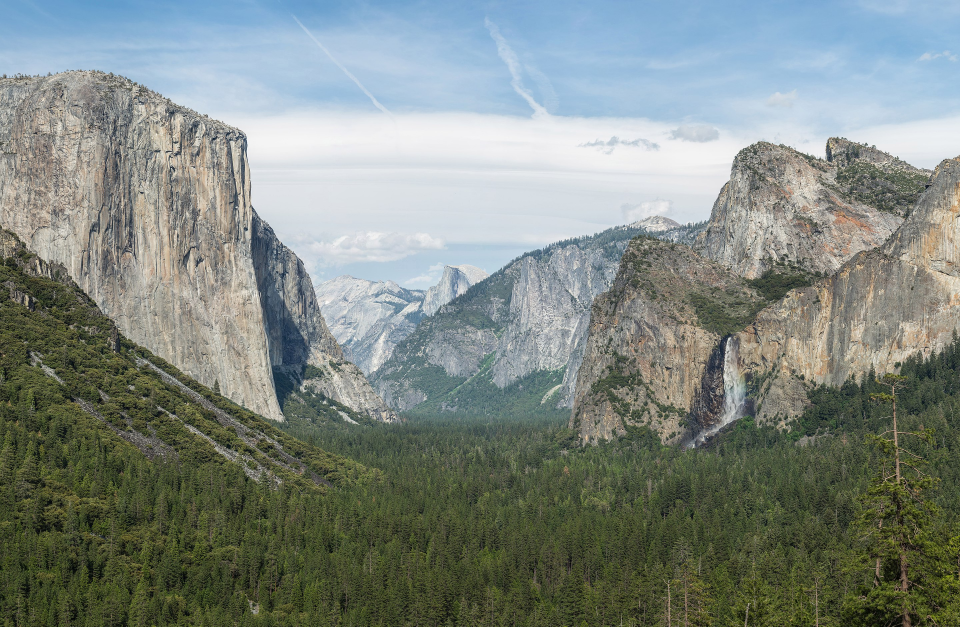
#> input picture nbs/Yosemite_NP_M.jpg, 2880 x 1880 px (shown at 1/3 size)
$ jupyter execute 00_trajectory.ipynb   (shell and % lines are left out)
#> lines starting #> are read from the running program, lines starting #| are printed output that depends on the picture
[cell 1]
# default_exp trajectory
# default_cls_lvl 3

# Trajectory Functions

> load and image and create a generator of a random walk trajectory ....

[cell 2]
# hide

[cell 3]
# hide
# export
import matplotlib.pyplot as plt
import cv2
import PIL
import numpy as np

[cell 4]
from nbdev.showdoc import *

## Basic functions

[cell 5]
# export
def show_img(im, figsize=None, ax=None, alpha=None):
    ' Show a numpy image '
    if not ax: fig, ax = plt.subplots(figsize=figsize)
    ax.imshow(im, alpha=alpha)
    ax.set_axis_off()
    return ax

[cell 6]
#export
def sliceImage(img, size, pos):
    "Take a small rectangular slice of a larger image `img`"

    sz0 = size[0] // 2
    sz1 = size[1] // 2

    pos[0] = min(pos[0], img.shape[0] - sz0)
    pos[0] = max(pos[0], 0 + sz0)
    pos[1] = min(pos[1], img.shape[1] - sz1)
    pos[1] = max(pos[1], 0 + sz1)

    b0 = pos[0] - sz0
    e0 = pos[0] + sz0
    b1 = pos[1] - sz1
    e1 = pos[1] + sz1

    # sl = img[b0:e0, b1:e1, :]
    sl = img[b0:e0, b1:e1]
    return sl, pos

the other args are the`size` and `pos`ition of the slice. If the position overlaps an edge the center is adjusted.
The slice anf actual position are returned,

[cell 7]
#export
def rotate(image, angle, center=None, scale=1.0):
    "Rotate an image, about center and optionally scale"
    # grab the dimensions of the image
    (h, w) = image.shape[:2]

    # if the center is None, initialize it as the center of
    # the image
    if center is None:
        center = (w // 2, h // 2)

    # perform the rotation
    M = cv2.getRotationMatrix2D(center, angle, scale)
    rotated = cv2.warpAffine(image, M, (w, h))

    # return the rotated image
    return rotated

[cell 8]
#export

def get_image_patch(img, pos, size=[400, 600], rot=0, scale=1.0):
    "get smaller image patch from `img` "
    exp_size = 200
    img0, cntr = sliceImage(img, [i+exp_size for i in size], pos[:2])
    rotated = rotate(img0, rot, scale=scale)
    img1, cntr0 = sliceImage(rotated, size, [(i+exp_size) // 2 for i in size])
    return img1, cntr

[cell 9]
#export

class Trajectory:
    "Creates a random walk trajectory of `length` steps based on the `img`"
    def __init__(self, img, length, xyscale=1, zscale=0.1, zcycles=3, acycles=3, deg=5, startpos=[1000,1000]):
        # global START_POS
        self.img = img
        self.startpos = startpos
        # START_POS = np.array(startpos)
        theta = 2 * np.pi * (np.random.rand(length) - 0.5) * 0.4
        theta = np.cumsum(theta, axis=0)
        z = np.sin(np.linspace(0, zcycles * 2 * np.pi, num=length)) * zscale + 1
        angles = (np.sin(np.linspace(0, acycles * 2 * np.pi, num=length)) * 0.5 + 0.5) * deg
        xy = np.column_stack((np.cos(theta), np.sin(theta)))
        xy[0,0], xy[0,1] = 0, 0  # start at zero
        xy = ((np.cumsum(xy, axis=0)) * xyscale)
        self.xyza = np.column_stack((xy, z, angles))
        self.i = 0
        self.length = length
        self.size=[400, 600]

    def __next__(self):
        if self.i < self.length:
            dy = int(self.xyza[self.i, 0] + self.startpos[0])
            dx = int(self.xyza[self.i, 1] + self.startpos[1])
            da = self.xyza[self.i, 3]
            self.i += 1
        else:
            raise StopIteration()

        cur_img, move_actual = get_image_patch(self.img, [dy, dx], size=[400, 600], rot=da)

        move_true = move_actual[0], move_actual[1], da

        return [cur_img, move_true]

    # [7 lines left out: function get_first, not called in this run]

    def __iter__(self):
        return self

## Examples

### make a trajectory of 5 steps

[cell 10]

f = Trajectory(np.asarray(PIL.Image.open("Yosemite_NP_M.jpg")), 5)
#> in __init__, self.img is the input picture: shape (1880, 2880, 3); mean R, G, B 127.3, 136.3, 130
#> in __init__, `self.startpos = startpos`: self.startpos = [1000, 1000]

for i in f:
    # print(next(f)[1])
#> in __next__, `dy = int(self.xyza[self.i, 0] + self.startpos[0])`: dy = 1000
#> in sliceImage, `sl = img[b0:e0, b1:e1]`:
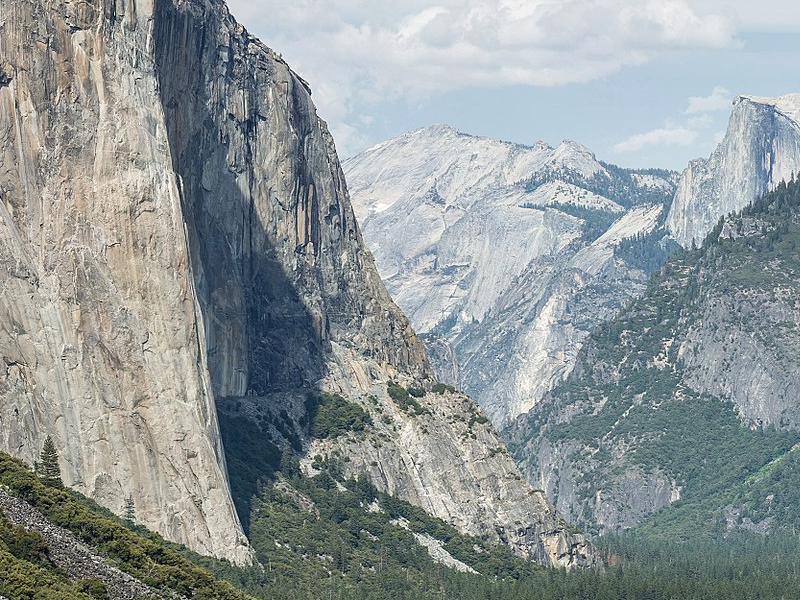
#> sl: shape (600, 800, 3); mean R, G, B 144, 152.3, 152.7
#> in get_image_patch, `img0, cntr = sliceImage(img, [i+exp_size for i in size], pos[:2])`: cntr = [1000, 1000]
#> in rotate, `rotated = cv2.warpAffine(image, M, (w, h))`:
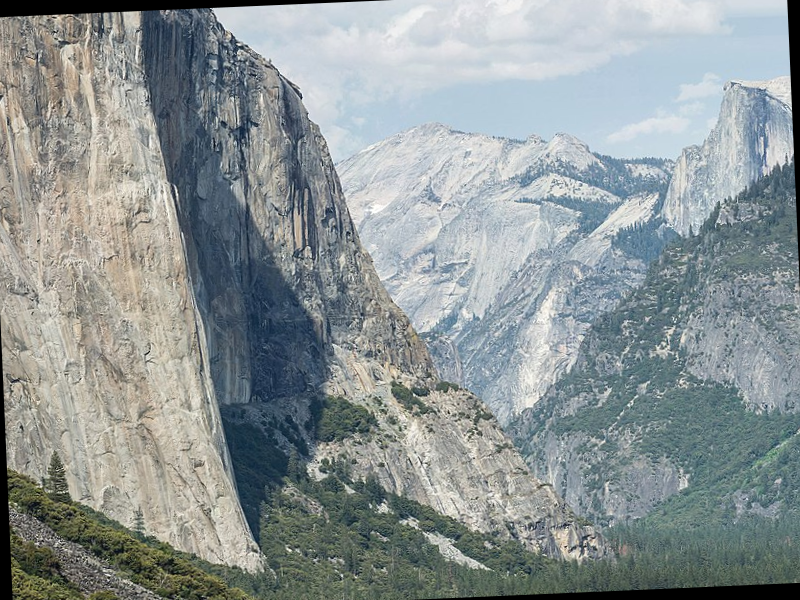
#> rotated: shape (600, 800, 3); mean R, G, B 140.8, 149, 149.6
#> in sliceImage (call 2), `sl = img[b0:e0, b1:e1]`:
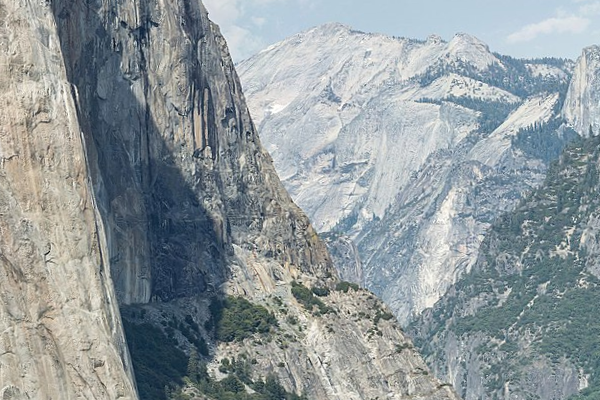
#> sl: shape (400, 600, 3); mean R, G, B 144.1, 153.1, 156.4
#> in get_image_patch, `img1, cntr0 = sliceImage(rotated, size, [(i+exp_size) // 2 for i in si..`: cntr0 = [300, 400]
#> in __next__, `cur_img, move_actual = get_image_patch(self.img, [dy, dx], size=[400, ..`: move_actual = [1000, 1000]
#> in __next__, `move_true = move_actual[0], move_actual[1], da`: move_true = (1000, 1000, 2.5)
    print(i[1])
#> this loop made 5 passes
#> pass 1, in sliceImage (call 4), `sl = img[b0:e0, b1:e1]`:
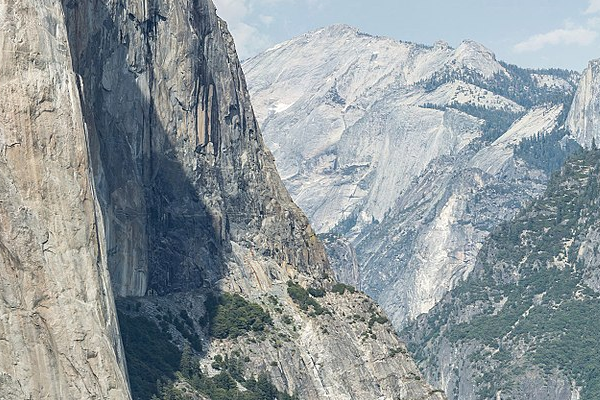
#> sl: shape (400, 600, 3); mean R, G, B 144.3, 153.4, 156.7

### make a trajectory of 50 steps and plot xy

[cell 11]
f = Trajectory(np.asarray(PIL.Image.open("Yosemite_NP_M.jpg")), 50)
plt.plot(f.xyza[:,0], f.xyza[:,1])
plt.legend(['Ground Truth XY trajectory'])
plt.title('2d XY')
plt.show()
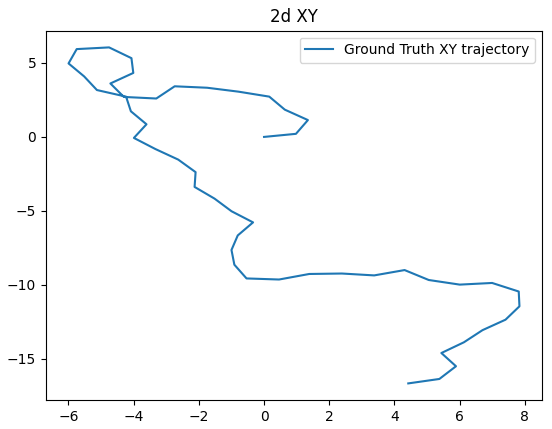
#> figure drawn by matplotlib, 1 panel

[cell 12]
# Show the last image
ax = show_img(i[0])
t = ax.set_title('The last image')
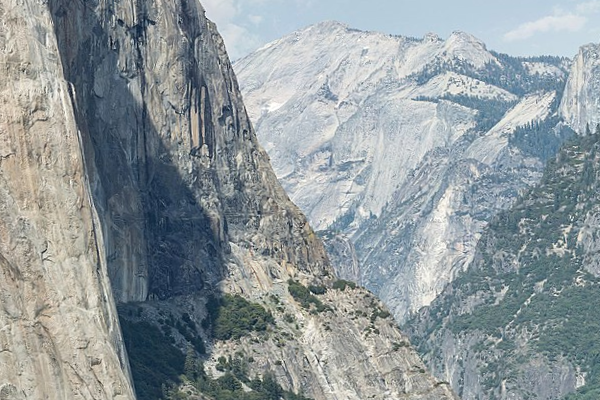
#> shown: shape (400, 600, 3); mean R, G, B 143.7, 152.8, 156.1
